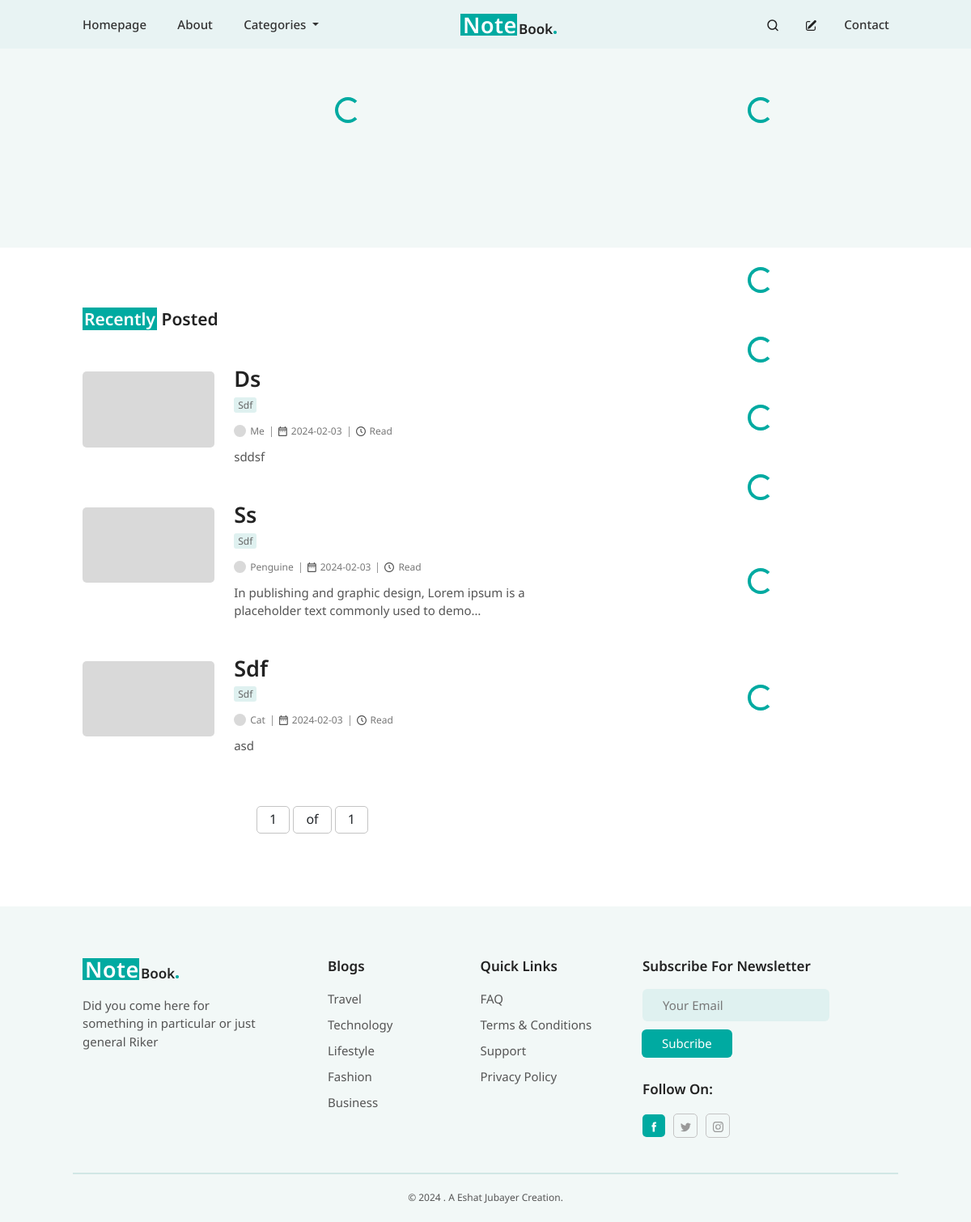
The app's page /, older data.
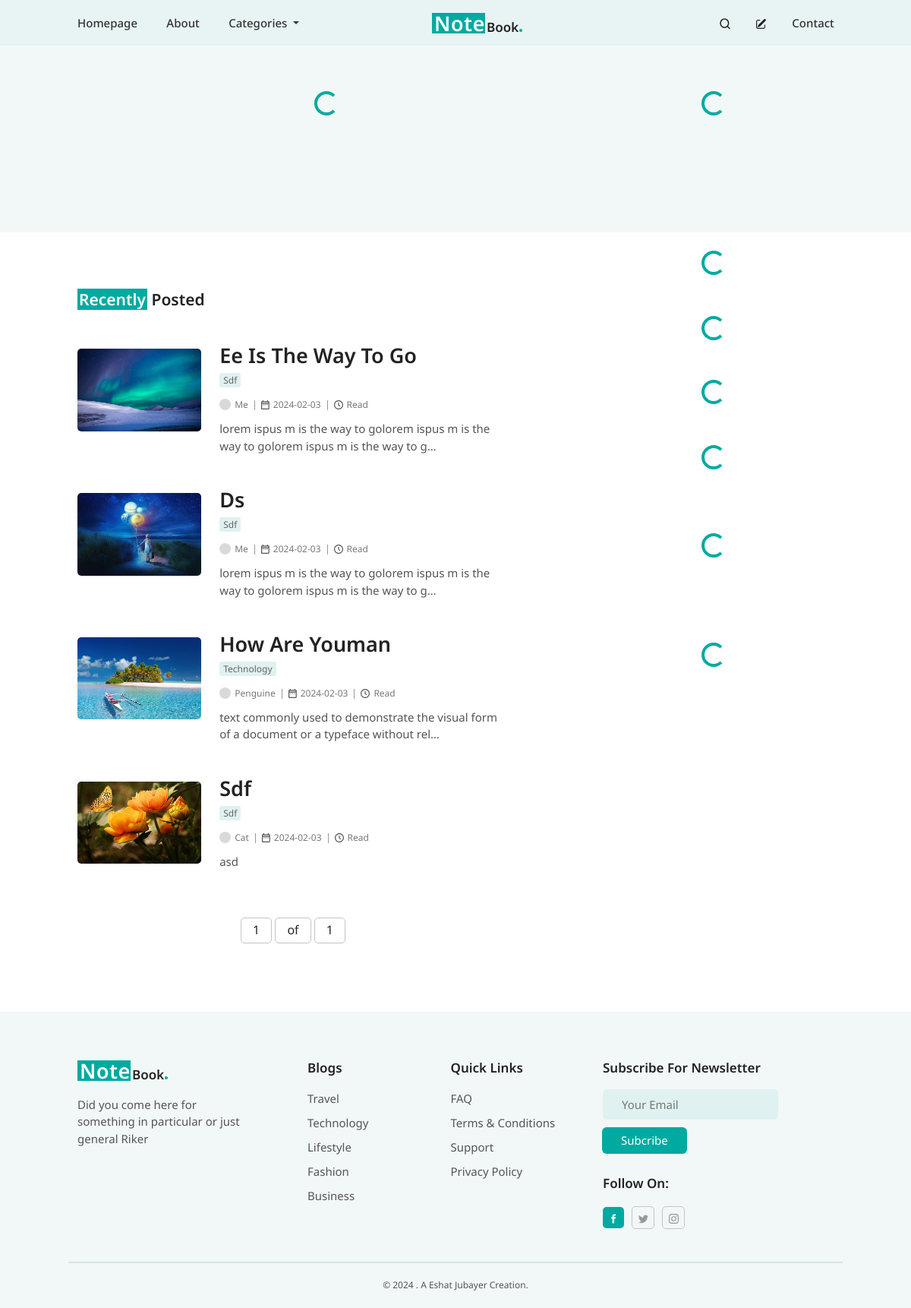
The same page, newer data.
### post/models.py (models this page shows, shortened)
class BlogPost(models.Model):
    author = models.ForeignKey(User, on_delete=models.CASCADE)
    title = models.CharField(max_length=200, null=False, blank=False)
    content = RichTextField(null=False, blank=False)
    category = models.ForeignKey(Category, on_delete=models.CASCADE,null=True)
    tags = models.ManyToManyField(Tag, blank=True)
    featured_image = models.ImageField(upload_to='featured_images/', default='featured_images/default_image.png', validators=[
                              FileExtensionValidator(['png', 'jpg', 'jpeg', 'gif'])], blank=True, null=True)
    created_at = models.DateTimeField(auto_now_add=True)
    updated_at = models.DateTimeField(auto_now=True)
    is_featured= models.BooleanField(default=False)
    banner_after_me=models.BooleanField(default=False)
    slug = models.SlugField(max_length=255, unique=True, blank=True, null=False)
    related_posts= models.ManyToManyField("self", blank=True)
    class Meta:
        ordering = ['-id']
    @property
    def readtime(self):
        result = of_html(self.content)
        return result.text

class Category(models.Model):
    name = models.CharField(max_length=100, unique=True)
    def __str__(self):
        return self.name
    class Meta:
        ordering = ['-id']

### profiles/models.py (models this page shows, shortened)
class Profile(models.Model):
    user = models.OneToOneField(User, on_delete=models.CASCADE)
    avatar = models.ImageField(default='avatars/avatar.png', upload_to='avatars',validators=[
                              FileExtensionValidator(['png', 'jpg', 'jpeg', 'gif'])])
    profession = models.CharField(max_length=50, null=True, blank=True)
    about_me = models.CharField(max_length=300, null=True, blank=True)
    facebook_url = models.URLField(validators=[URLValidator()], blank=True, null=True)
    twitter_url = models.URLField(validators=[URLValidator()], blank=True, null=True)
    instagram_url = models.URLField(validators=[URLValidator()], blank=True, null=True)
    class Meta:
        ordering= ["-id"]

### post/views.py (the view)
# urls.py: path('', include('post.urls')),
def post(request):
    queryset = BlogPost.objects.all()
    items_per_page = 10
    paginator = Paginator(queryset, items_per_page)
    page = request.GET.get('page')
    try:
        objects = paginator.page(page)
    except PageNotAnInteger:
        objects = paginator.page(1)
    except EmptyPage:
        objects = paginator.page(paginator.num_pages)
    return render (request, 'post.html', {'objects':  objects,} )

### post/templates/post.html (shortened to what this page needs)
{% extends 'base.html' %}
{% load static %}
{% block style %}
<link rel="stylesheet" type='text/css' href={% static 'post.css' %}>
{% endblock style %}
{% block content %}
<div id="first-section">
    <div class="container-fluid">
        <div class="row">
            <div class="col-lg-8">
                <div class="spinner-container text-center">
                    <div id="spinner-for-featured" style="color:#00AAA1" class="spinner-border" role="status">
                    </div>
                </div>
            </div>
            <div class="col-lg-4">
                <div class="spinner-container text-center">
                    <div id="spinner-for-most-popular" style="color:#00AAA1" class="spinner-border" role="status">
                    </div>
                </div>
                <div id="slide-container-popular">
                    <div class="swiper">
                    </div>
                </div>
            </div>
        </div>
    </div>
</div>
<div class="sec-section mt-4">
    <div class="container-fluid">
        <div class="row">
            <div style="padding-right:100px" class="col-lg-8 recent-post-first-col">
                <h2 class="recent-post-headline">
                    {% if objects %}
                    <h2 class="recent-post-headline">
                        <span class="recent-post-span">Recently</span> Posted
                    </h2>
                    {% endif %}
                </h2>
                <div class="recent-post-container">
                    {% for obj in objects %}
                    <a style="text-decoration: none;" href="/posts/{{obj.slug}}/">
                        <div style="margin-bottom:35px; cursor: pointer;" class="d-flex recent-post-row">
                            <div style="width:30%" class="me-4">
                                <img style="width: 100%; border-radius: 5px; object-fit: cover;"
                                    src="{{obj.featured_image.url}}" alt="image">
                            </div>
                            <div style="width:70%" class="">
                                <h2 class="recent-post-title">{{ obj.title|truncatechars:40 | safe }}</h2>
                                <p style="margin-top:-17px; margin-bottom:20px"
                                    class="recent-post-category post-category">
                                    <span class="post-category-span">{{obj.category}}</span>
                                </p>
                                <div class='recent-post-details d-flex'>
                                    <div class='d-flex pe-2'>
                                        <img class='recent-post-author-image' alt="author-image"
                                            src="{{obj.author.profile.avatar.url}}" />
                                        <span class="post-details-text">
                                            {{ obj.author.username}}
                                    </div>
                                    <div class='recent-post-date-container d-flex px-2'>
                                        <span class="post-details-text">
                                            {{obj.created_at |date:"Y-m-d"}}
                                        </span>
                                    </div>
                                    <div class="d-flex px-2 recent-post-time-container">
                                        <span class="post-details-text"> {{obj.readtime}} Read </span>
                                    </div>
                                </div>
                                <div class="recent-post-content">
                                    {{ obj.content|truncatechars_html:90 | safe }}
                                </div>
                            </div>
                        </div>
                    </a>
                    {% endfor %}
                </div>
                <div class="pagination mb-5 mt-3 d-flex justify-content-center">
                    <span class="step-links">
                        <span class="current">
                            <span class="recent-middle-num">{{ objects.number }}</span>
                            <span class="recent-middle-num"> of</span>
                            <span class="recent-middle-num">{{ objects.paginator.num_pages }}</span>
                        </span>
                    </span>
                </div>
            </div>
            <div class="col-lg-4 recent-post-sec-col">
                {% include 'sidebar.html' %}
            </div>
        </div>
    </div>
</div>
{% endblock content %}

### templates/base.html (shortened to what this page needs)
{% load static %}
<!doctype html>
<html lang="en">
<head>
    <link href="https://cdn.jsdelivr.net/npm/bootstrap@5.3.2/dist/css/bootstrap.min.css" rel="stylesheet"
>
    <link rel="stylesheet" href="https://cdn.jsdelivr.net/npm/swiper@11/swiper-bundle.min.css" />
    <link rel="stylesheet" type='text/css' href={% static 'base.css' %}>
    {% block style %}
    {% endblock style %}
</head>
<body>
    {% include 'navbar.html' %}
    <div>
        {% block content %}
        {% endblock content %}
    </div>
    {% include 'footer.html' %}
</body>
</html>

### templates/navbar.html (shortened to what this page needs)
{% load static %}
<head>
    <link rel="stylesheet" type='text/css' href="{% static 'navbar.css' %}">
</head>
<div class="custom-navbar">
    <div class="container-fluid">
        <div class="first-div">
            <ul class="custom-left-items">
                <li><a class="desktop-menu" href="/">Homepage</a></li>
                <li><a class="desktop-menu" href="/about-us/">About</a></li>
                <li>
                    <div class="dropdown">
                        <a class="dropdown-toggle  desktop-menu" href="#" role="button" data-bs-toggle="dropdown"
                            aria-expanded="false">
                            Categories
                        </a>
                    </div>
                </li>
            </ul>
        </div>
        <div class="mid-div">
            <div>
                <a href="/">
                    <img class="logo" style="margin-top:-3px;" src="{% static 'logo.png' %}" alt="logo">
                </a>
            </div>
        </div>
        <div class="last-div">
            <ul class="custom-right-items">
                <li>
                    <a data-bs-toggle="modal" data-bs-target="#searchModel" class="prev-icon" href=""></a>
                </li>
                <li>
                    <a class="prev-icon" href="/write-blog/"></a>
                </li>
                <li><a class="desktop-menu" href="/contact/">Contact</a></li>
            </ul>
        </div>
    </div>
</div>

### templates/sidebar.html (shortened to what this page needs)
{% load static %}
<head>
    <link rel="stylesheet" type='text/css' href={% static 'sidebar.css' %}>
</head>
<div class="sidebar">
    <div class="spinner-container text-center">
        <div id="spinner-for-top-authors" style="color:#00AAA1" class="spinner-border" role="status">
        </div>
    </div>
    <div class="spinner-container text-center">
        <div id="spinner-for-ad" style="color:#00AAA1" class="spinner-border" role="status">
        </div>
    </div>
    <div class="spinner-container mt-5 text-center">
        <div id="spinner-for-category" style="color:#00AAA1" class="spinner-border" role="status">
        </div>
    </div>
    <div class="spinner-container mt-5 text-center">
        <div id="spinner-for-todays-update" style="color:#00AAA1" class="spinner-border" role="status">
        </div>
    </div>
    <div class="spinner-container mt-5 text-center">
        <div id="spinner-for-insta-posts" style="color:#00AAA1" class="spinner-border" role="status">
        </div>
    </div>
    <div class="spinner-container mt-5 text-center">
        <div id="spinner-for-tags-sidebar" style="color:#00AAA1" class="spinner-border" role="status">
        </div>
    </div>
</div>

### templates/footer.html (shortened to what this page needs)
{% load static %}
<head>
    <link rel="stylesheet" type='text/css' href={% static 'footer.css' %}>
</head>
<footer id="footer_id" class="footer mt-5">
    <div class="container-fluid">
        <div class="row footer-row-1">
            <div class="col-lg-3 first-col mb-3">
                <div class="logo-container-footer">
                    <a href="/"><img class="" style="margin-top:-3px;" src="/static/logo.png" alt="logo"></a>
                </div>
                <p class="footer-text">Did you come here for something in particular or just general Riker</p>
            </div>
            <div class="col-lg ms-5 sec-col mb-3">
                <h3 class="footer-title">blogs</h3>
                <p><a href="/category/Travel/posts/" class="footer-link">Travel</a></p>
                <p><a href="/category/Technology/posts/" class="footer-link">Technology</a></p>
                <p><a href="/category/lifestyle/posts/" class="footer-link">Lifestyle</a></p>
                <p><a href="/category/Fashion/posts/" class="footer-link">fashion</a></p>
                <p><a href="/category/business/posts/" class="footer-link">Business</a></p>
            </div>
            <div class="col-lg third-col mb-3">
                <h3 class="footer-title">quick links</h3>
                <p><a href="/faq/" class="footer-link">FAQ</a></p>
                <p><a href="/tos/" class="footer-link">Terms & conditions</a></p>
                <p><a href="/support/" class="footer-link">support</a></p>
                <p><a href="/privacy-policy/" class="footer-link">privacy policy</a></p>
            </div>
            <div class="col-lg-4 ps-4 last-col mb-3">
                <h3 class="footer-title">Subscribe for newsletter</h3>
                <div class="input-group">
                    <input class="footer-input-email" type="email" placeholder="Your Email">
                    <button class="footer-subscribe-btn">Subcribe</button>
                </div>
                <h2 class="follow-on-footer-title">follow on:</h2>
                <div class="social-container">
                    <a style="background-color:#00AAA1; border:none; padding-left:6px;padding-right:2px"
                        href="https://www.facebook.com/albert.einstein.fans" class="facebook-url">
                    </a>
                    <a href="https://twitter.com/AlbertEinstein" class="twitter-url">
                    </a>
                    <a style="padding-right:7px;padding-bottom:3px" href="https://www.instagram.com/alberteinstein/"
                        class="insta-url">
                    </a>
                </div>
            </div>
        </div>
        <div class="row footer-row-2">
            <p class="copyright-footer">&copy; <span id="currentYearFooter"></span> .
                A Eshat Jubayer Creation.
            </p>
        </div>
    </div>
</footer>

### static/base.css (style rules this page uses)
body { font-family: 'Noto Sans', sans-serif; margin: 0; padding: 0; box-sizing: border-box; }

### post/static/post.css (style rules this page uses)
#first-section { background: #F2F8F7; padding-top: 60px; padding-bottom: 80px }
#first-section .container-fluid { width: 85% !important; }
.post-category { color: #666; font-family: "Noto Sans"; font-size: 12px; font-style: normal; font-weight: 400; line-height: 100%; text-transform: capitalize; border-radius: 3px; margin-bottom: 7px; padding-top: 10px }
.post-category-span { background: #DFF1F0; border-radius: 3px; padding: 1px 5px }
.swiper { margin-top: 40px }
#slide-container-popular { padding-left: 10px }
.sec-section .container-fluid { width: 85% !important; }
.recent-post-container { display: flex; flex-direction: column; }
.recent-post-title { color: #222; font-family: "Noto Sans"; font-size: 27px; font-style: normal; font-weight: 600; line-height: 140%; text-transform: capitalize; margin-bottom: 15px; margin-top: -10px }
.recent-post-author-image { width: 15px; height: 15px; border-radius: 50%; object-fit: cover; margin-top: -2px; }
.recent-post-details .post-details-text { color: #777; font-family: "Noto Sans"; font-size: 12px; font-style: normal; font-weight: 400; line-height: 100%; text-transform: capitalize; margin-left: 5px; }
.recent-post-date-container { border-left: 1px solid #999; }
.recent-post-time-container { border-left: 1px solid #999; }
.recent-post-content { color: #555; font-family: "Noto Sans"; font-size: 15px; font-style: normal; font-weight: 400; line-height: 150%; margin-top: 13px }
.recent-middle-num { padding: 4px 15px 6px 15px; border: 1px solid #C4C4C4; border-radius: 5px; }
.recent-post-headline { color: #222; font-family: "Noto Sans"; font-size: 21px; font-style: normal; font-weight: 600; line-height: 140%; text-transform: capitalize; margin: 50px 0px }
.recent-post-span { color: #FFF; background-color: #00AAA1; padding: 0px 2px; }

### static/navbar.css (style rules this page uses)
.custom-navbar { background: #E8F3F3; height: 60px; line-height: 60px; }
.custom-navbar .container-fluid { display: flex; justify-content: space-between; width: 88%; }
.custom-navbar .custom-left-items { margin: 0; padding: 0; }
.custom-navbar .custom-right-items { margin: 0px 25px 0px 0px; padding: 0; }
.custom-navbar .custom-left-items li { display: inline-block; }
.custom-navbar .custom-right-items li { display: inline-block; }
.custom-navbar li a { color: #333; font-family: "Noto Sans"; font-size: 15px; font-style: normal; font-weight: 500; line-height: 100%; text-transform: capitalize; text-decoration: none; margin-left: 30px }
.logo { margin-left: -55px }
@media screen and (max-width: 1600px) { .custom-navbar .container-fluid { width: 89%; } }
@media screen and (max-width: 1366px) { .custom-navbar .container-fluid { width: 90%; } }

### static/sidebar.css (style rules this page uses)
.social-container a { text-decoration: none; border: 1px solid #C4C4C4; padding: 3px 3px 3px 8px; margin-right: 10px; border-radius: 5px; }
.social-container a svg { width: 13px; height: 13px; }

Row changes from the older to the newer data that the page shows:
added BlogPost: featured_image (picture), title "Ee Is The Way To Go", category "Sdf", author.profile.avatar (placeholder picture), author.username "Me", created_at "2024-02-03", content "lorem ispus m is the way to golorem ispus m is the way to golorem ispus m is the way to g…"
changed BlogPost "Ds": featured_image: picture added in place of a placeholder; content "sddsf" → "lorem ispus m is the way to golorem ispus m is the way to golorem ispus m is the way to g…"
changed BlogPost "Penguine": featured_image: picture added in place of a placeholder; title "Ss" → "How Are Youman"; category "Sdf" → "Technology"; content "In publishing and graphic design, Lorem ipsum is a placeholder text commonly used to demo…" → "text commonly used to demonstrate the visual form of a document or a typeface without rel…"
changed BlogPost "asd": featured_image: picture added in place of a placeholder
